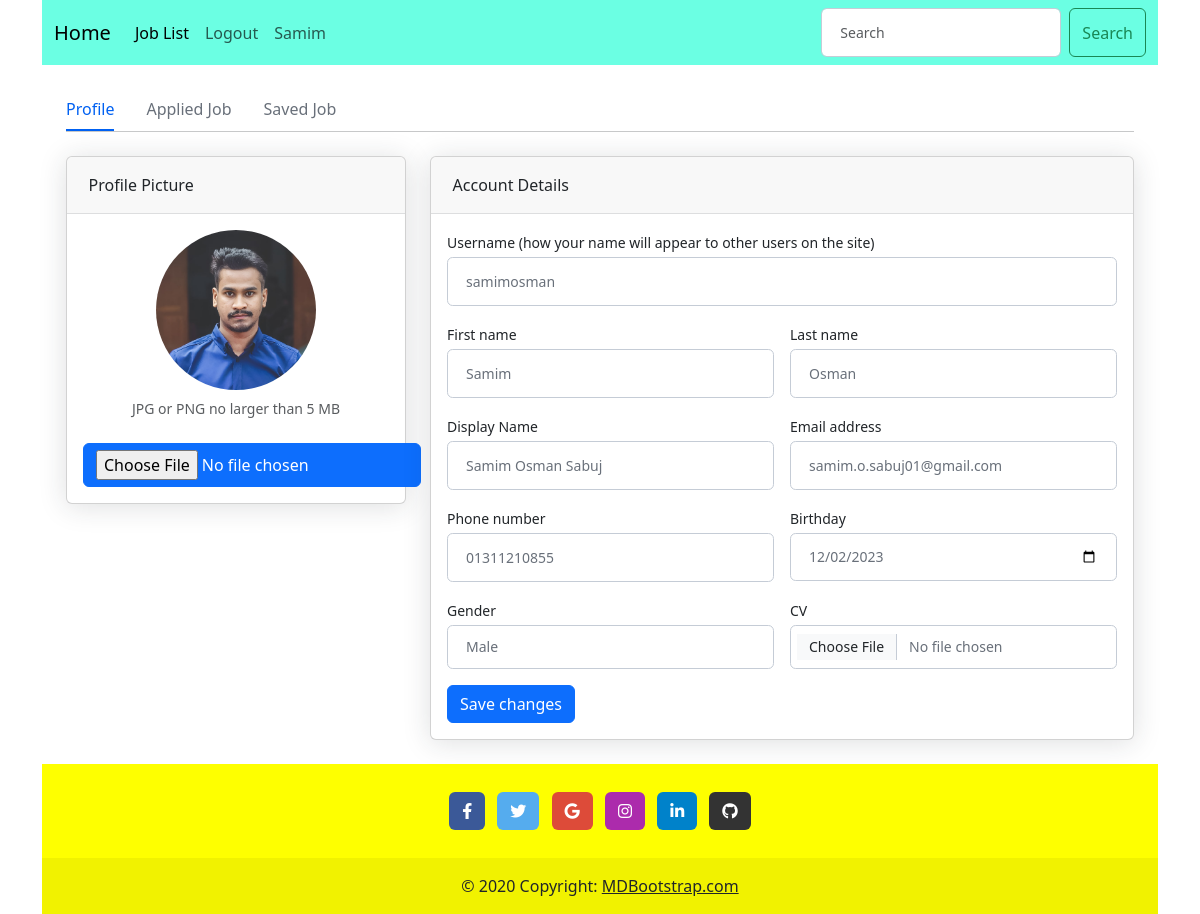
The app's page /profile/samimosman/ (signed in) with its own data.
### account/models.py (models this page shows, shortened)
class Custom_User(AbstractUser):
    USER_TYPE = (
        ('Recruiter', 'Recruiter'),
        ('JobSeeker', 'JobSeeker'),
        ('Employee', 'Employee'),
        ('Admin', 'Admin'),
    )
    display_name = models.CharField(max_length=100)
    phone_number = models.CharField(max_length=14)
    user_type = models.CharField(choices=USER_TYPE, max_length=50, blank=True, null=True)
    auth_token = models.CharField(max_length=500, blank=True, null=True)
    otp_token = models.CharField(max_length=6, blank=True, null=True)
    is_verified = models.BooleanField(default=False)

class JobSeeker_Profile(models.Model):
    GENDER = (
        ('Male', 'Male'),
        ('Female', 'Female'),
        ('Others', 'Others'),
    )
    user = models.ForeignKey(Custom_User, on_delete=models.CASCADE)
    gender = models.CharField(choices=GENDER, blank=True, null=True, max_length=20)
    date_of_birth = models.DateField(blank=True, null=True)
    profile_picture = models.ImageField(upload_to='jobseeker/', blank=True, null=True)
    cv = models.FileField(upload_to='jobseeker/cv/', blank=True, null=True)

### account/views.py (the view)
# urls.py: path('profile/<username>/', profile, name='profile'),
def profile(request, username):
    user = Custom_User.objects.get(username=username)
    if user.user_type == 'JobSeeker':
        jobseeker = JobSeeker_Profile.objects.get(user=user)
        context = {'user': user, 'jobseeker': jobseeker}
        return render(request, 'account/jobseeker_profile/profile.html', context)
    elif user.user_type == 'Recruiter':
        recruiter = Recruiter_Profile.objects.get(user=user)
        context = {'user': user, 'recruiter': recruiter}
        return render(request, 'account/recruiter_profile/profile.html', context)
    else:
        return HttpResponse('Wrong Credential')

### templates/account/jobseeker_profile/profile.html (shortened to what this page needs)
{% extends 'base.html' %}
{% block body_content %}
<div class="container-xl px-4 mt-4">
    <nav class="nav nav-borders">
        <a class="nav-link active ms-0" href="{% url 'profile' request.user.username %}" target="__blank">Profile</a>
        <a class="nav-link" href="{% url 'profile' request.user.username %}" target="__blank">Applied Job</a>
        <a class="nav-link" href="{% url 'profile' request.user.username %}" target="__blank">Saved Job</a>
    </nav>
    <hr class="mt-0 mb-4">
    <form action="{% url 'jobseeker_profile_update' %}" method="POST" enctype="multipart/form-data">
        <div class="row">
            <div class="col-xl-4">
                <div class="card mb-4 mb-xl-0">
                    <div class="card-header">Profile Picture</div>
                    <div class="card-body text-center">
                        {% if jobseeker.profile_picture %}
                        <img class="img-account-profile rounded-circle mb-2" src="{{jobseeker.profile_picture.url}}"
                            alt="">
                        {% else %}
                        <img class="img-account-profile rounded-circle mb-2"
                            src="http://bootdey.com/img/Content/avatar/avatar1.png" alt="">
                        {% endif %}
                        <div class="small font-italic text-muted mb-4">JPG or PNG no larger than 5 MB</div>
                        <input type="file" class="btn btn-primary" value="Upload new image" name="profile_picture">
                    </div>
                </div>
            </div>
            <div class="col-xl-8">
                <div class="card mb-4">
                    <div class="card-header">Account Details</div>
                    <div class="card-body">
                        <div class="mb-3">
                            <label class="small mb-1" for="inputUsername">Username (how your name will appear to other
                                users on the site)</label>
                            <input class="form-control" id="inputUsername" type="text" placeholder="Enter your username"
                                value="{{user.username}}" name="username">
                        </div>
                        <div class="row gx-3 mb-3">
                            <div class="col-md-6">
                                <label class="small mb-1" for="inputFirstName">First name</label>
                                <input class="form-control" id="inputFirstName" type="text"
                                    placeholder="Enter your first name" value="{{user.first_name}}" name="first_name">
                            </div>
                            <div class="col-md-6">
                                <label class="small mb-1" for="inputLastName">Last name</label>
                                <input class="form-control" id="inputLastName" type="text"
                                    placeholder="Enter your last name" value="{{user.last_name}}" name="last_name">
                            </div>
                        </div>
                        <div class="row gx-3 mb-3">
                            <div class="col-md-6">
                                <label class="small mb-1" for="inputOrgName">Display Name</label>
                                <input class="form-control" id="inputOrgName" type="text"
                                    placeholder="Enter your Display Name" value="{{user.display_name}}" name="display_name">
                            </div>
                            <div class="col-md-6">
                                <label class="small mb-1" for="inputEmailAddress">Email address</label>
                                <input class="form-control" id="inputEmailAddress" type="email"
                                    placeholder="Enter your email address" value="{{user.email}}" name="email">
                            </div>
                        </div>
                        <div class="row gx-3 mb-3">
                            <div class="col-md-6">
                                <label class="small mb-1" for="inputPhone">Phone number</label>
                                <input class="form-control" id="inputPhone" type="tel"
                                    placeholder="Enter your phone number" value="{{user.phone_number}}" name="phone_number">
                            </div>
                            <div class="col-md-6">
                                <label class="small mb-1" for="inputBirthday">Birthday</label>
                                <input class="form-control" id="inputBirthday" type="date" name="birthday"
                                    placeholder="Enter your birthday"
                                    value="{% if jobseeker.date_of_birth %}{{jobseeker.date_of_birth|date:'Y-m-d'}}{% endif %}" name="date_of_birth">
                            </div>
                        </div>
                        <div class="row gx-3 mb-3">
                            <div class="col-md-6">
                                <label class="small mb-1" for="inputPhone">Gender</label>
                                <select name="gender" id="" class="form-control">
                                    {% if jobseeker.gender %}
                                    <option value="{{jobseeker.gender}}">{{jobseeker.gender}}</option>
                                    {% else %}
                                    <option value="-----">-----</option>
                                    {% endif %}
                                </select>
                            </div>
                            <div class="col-md-6">
                                <label class="small mb-1" for="inputBirthday">CV</label>
                                <input class="form-control" id="inputBirthday" type="file" name="cv">
                            </div>
                        </div>
                        <button class="btn btn-primary" type="submit">Save changes</button>
                    </div>
                </div>
            </div>
        </div>
    </form>
</div>
{% endblock body_content %}

### templates/navbar.html (shortened to what this page needs)
<nav class="navbar navbar-expand-lg bg-body-tertiary" style="background-color: #00ffcf94 !important;">
    <div class="container-fluid">
        <a class="navbar-brand" href="{% url 'home' %}">Home</a>
        <div class="collapse navbar-collapse" id="navbarSupportedContent">
            <ul class="navbar-nav me-auto mb-2 mb-lg-0">
                <li class="nav-item">
                    <a class="nav-link active" aria-current="page" href="{% url 'list_job' %}">Job List</a>
                </li>
                {% if request.user.is_authenticated %}
                <li class="nav-item">
                    <a class="nav-link" href="{% url 'logout' %}">Logout</a>
                </li>
                <li class="nav-item">
                    <a class="nav-link" href="{% url 'profile' request.user.username %}">{{request.user.first_name}}</a>
                </li>
                {% endif %}
            </ul>
            <form class="d-flex" role="search">
                <input class="form-control me-2" type="search" placeholder="Search" aria-label="Search">
                <button class="btn btn-outline-success" type="submit">Search</button>
            </form>
        </div>
    </div>
</nav>

### templates/account/jobseeker_profile/profile.html (style rules this page uses)
.img-account-profile { height: 10rem; }
.rounded-circle { border-radius: 50% !important; }
.card { box-shadow: 0 0.15rem 1.75rem 0 rgb(33 40 50 / 15%); }
.card .card-header { font-weight: 500; }
.card-header:first-child { border-radius: 0.35rem 0.35rem 0 0; }
.card-header { padding: 1rem 1.35rem; margin-bottom: 0; background-color: rgba(33, 40, 50, 0.03); border-bottom: 1px solid rgba(33, 40, 50, 0.125); }
.form-control, .dataTable-input { display: block; width: 100%; padding: 0.875rem 1.125rem; font-size: 0.875rem; font-weight: 400; line-height: 1; color: #69707a; background-color: #fff; background-clip: padding-box; border: 1px solid #c5ccd6; -webkit-appearance: none; -moz-appearance: none; appearance: none; border-radius: 0.35rem; transition: border-color 0.15s ease-in-out, box-shadow 0.15s ease-in-out; }
.nav-borders .nav-link.active { color: #0061f2; border-bottom-color: #0061f2; }
.nav-borders .nav-link { color: #69707a; border-bottom-width: 0.125rem; border-bottom-style: solid; border-bottom-color: transparent; padding-top: 0.5rem; padding-bottom: 0.5rem; padding-left: 0; padding-right: 0; margin-left: 1rem; margin-right: 1rem; }

### records on screen
Custom_User: user.first_name "Samim", username "samimosman", first_name "Samim", last_name "Osman", display_name "Samim Osman Sabuj", email "samim.o.sabuj01@gmail.com", phone_number "01311210855"
JobSeeker_Profile: profile_picture (picture), birthday "12/02/2023", gender "Male"
